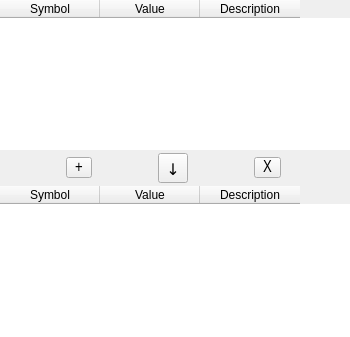
<?xml version="1.0" encoding="UTF-8"?>
<ui version="4.0">
 <class>Advanced</class>
 <widget class="QDialog" name="Advanced">
  <property name="geometry">
   <rect>
    <x>0</x>
    <y>0</y>
    <width>350</width>
    <height>337</height>
   </rect>
  </property>
  <property name="minimumSize">
   <size>
    <width>350</width>
    <height>0</height>
   </size>
  </property>
  <property name="windowTitle">
   <string>Advanced</string>
  </property>
  <property name="windowIcon">
   <iconset resource="../../../qrc/resources.qrc">
    <normaloff>:/resource/icon.ico</normaloff>:/resource/icon.ico</iconset>
  </property>
  <property name="modal">
   <bool>true</bool>
  </property>
  <layout class="QVBoxLayout" name="verticalLayout">
   <property name="spacing">
    <number>0</number>
   </property>
   <property name="leftMargin">
    <number>0</number>
   </property>
   <property name="topMargin">
    <number>0</number>
   </property>
   <property name="rightMargin">
    <number>0</number>
   </property>
   <property name="bottomMargin">
    <number>0</number>
   </property>
   <item>
    <widget class="QTableWidget" name="tempConstantTableWidget">
     <property name="styleSheet">
      <string notr="true">QTableWidget{border: none;}
</string>
     </property>
     <column>
      <property name="text">
       <string>Symbol</string>
      </property>
     </column>
     <column>
      <property name="text">
       <string>Value</string>
      </property>
     </column>
     <column>
      <property name="text">
       <string>Description</string>
      </property>
     </column>
    </widget>
   </item>
   <item>
    <layout class="QHBoxLayout" name="horizontalLayout">
     <property name="topMargin">
      <number>3</number>
     </property>
     <property name="bottomMargin">
      <number>3</number>
     </property>
     <item>
      <widget class="QToolButton" name="addButton">
       <property name="font">
        <font>
         <family>Arial Narrow</family>
         <pointsize>12</pointsize>
        </font>
       </property>
       <property name="toolTip">
        <string>&lt;html&gt;&lt;head/&gt;&lt;body&gt;&lt;p&gt;Add a constant&lt;/p&gt;&lt;/body&gt;&lt;/html&gt;</string>
       </property>
       <property name="styleSheet">
        <string notr="true">QToolButton{padding-left: 5px}</string>
       </property>
       <property name="text">
        <string>+</string>
       </property>
      </widget>
     </item>
     <item>
      <widget class="QToolButton" name="promoteButton">
       <property name="font">
        <font>
         <family>Agency FB</family>
         <pointsize>12</pointsize>
        </font>
       </property>
       <property name="toolTip">
        <string>&lt;html&gt;&lt;head/&gt;&lt;body&gt;&lt;p&gt;Promote a constant&lt;/p&gt;&lt;/body&gt;&lt;/html&gt;</string>
       </property>
       <property name="text">
        <string>↓</string>
       </property>
      </widget>
     </item>
     <item>
      <widget class="QToolButton" name="deleteButton">
       <property name="font">
        <font>
         <family>Arial Narrow</family>
         <pointsize>12</pointsize>
        </font>
       </property>
       <property name="toolTip">
        <string>&lt;html&gt;&lt;head/&gt;&lt;body&gt;&lt;p&gt;Remove a constant&lt;/p&gt;&lt;/body&gt;&lt;/html&gt;</string>
       </property>
       <property name="styleSheet">
        <string notr="true">QToolButton{padding-left: 5px}</string>
       </property>
       <property name="text">
        <string>X</string>
       </property>
      </widget>
     </item>
    </layout>
   </item>
   <item>
    <widget class="QTableWidget" name="permanentConstantTableWidget">
     <property name="styleSheet">
      <string notr="true">QTableWidget{border: none;}</string>
     </property>
     <column>
      <property name="text">
       <string>Symbol</string>
      </property>
     </column>
     <column>
      <property name="text">
       <string>Value</string>
      </property>
     </column>
     <column>
      <property name="text">
       <string>Description</string>
      </property>
     </column>
    </widget>
   </item>
  </layout>
 </widget>
 <resources>
  <include location="../../../qrc/resources.qrc"/>
 </resources>
 <connections/>
</ui>
